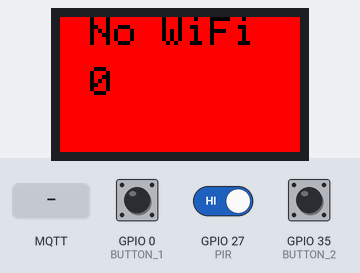
A sketch run on a simulated ESP32. Shown: 240×135 colour display. Wiring (inferred from the names in the program): BH1750 light sensor at I2C address 0x23. The inputs (shaded band) are chosen by the test bench; at power-on: GPIO 0 (BUTTON_1) HIGH, GPIO 27 (PIR) HIGH, GPIO 35 (BUTTON_2) HIGH. WiFi joins after 1.5 s; servers stay silent unless stated; no MQTT or app messages arrive unless stated; what the sketch prints to the serial monitor is not drawn.

Above: at 3.1 s.
3.2 s: MQTT message "BEAR-2.4" arrives on the first subscribed topic
15.6 s: MQTT message "print" arrives on the first subscribed topic
At 21.7 s:
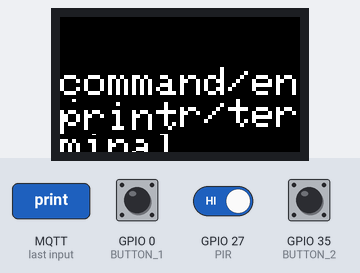
22.0 s: MQTT message "motion" arrives on the second subscribed topic
At 24.5 s:
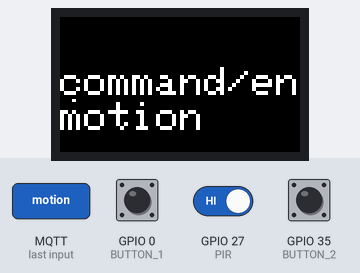
28.4 s: MQTT message "light" arrives on the second subscribed topic
At 30.8 s:
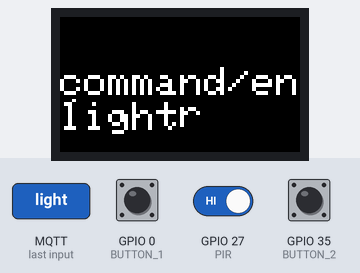
35.7 s: MQTT message "shade" arrives on the second subscribed topic
At 36.9 s:
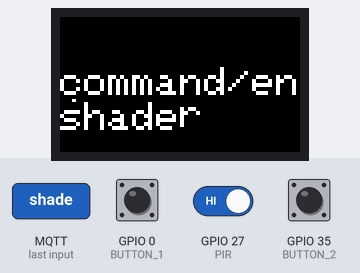
45.4 s: MQTT message "motion_threshold" arrives on the second subscribed topic
At 46.3 s:
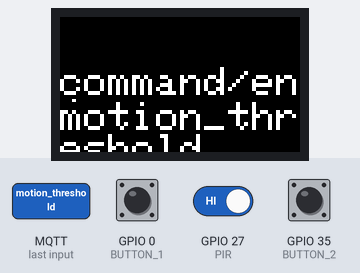
Timing chart, 0 to 48.4 s (numbered marks = the images above; inputs shaded):
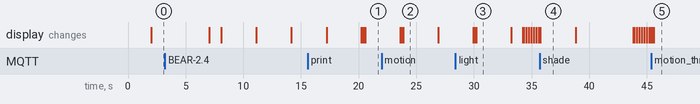

The sketch:

Enforcer_LUX.ino
```cpp
//  Arduino Light & Beam Motion Sensors
//  Seco-Larm E-931-S35RRQ Enforcer Indoor/Outdoor Wall Mounted Photoelectric Beam Sensor with 35 Foot Range
//  Sam Portillo

//  PIR & Light Sensor
//  Features:
//    Terminal & MQTT
//  05/01/2021
//  05/26/2021  - TTGO T-Display
//  Board → TTGO T1 → ic2 does not work.
//  Board → ESP32 Arduino  → TTGO LoRa32-OLED V1
//                          → M5Stack-Core-ESP32
//#include <Arduino.h>
#include <WiFi.h>
#include <PubSubClient.h>
#include <Wire.h>
#define BH1750a 0x23

bool is_espTTGO = true;

// Replace the next variables with your SSID/Password combination
//const char* ssid = "BEAR-2.4";
//const char* password = "3393bear";
//const char* mqtt_server   = "10.1.10.183";

//const char* ssid          = "X50";
//const char* password      = "996summerfun";
const char* ssid          = "Victorious";
const char* password      = "2019summerfun";
const char* mqtt_server   = "10.0.0.12";


//  TTGO
//  Vertical Bottom is 100
#include "Terminal_TTGO.h"
Terminal_TTGO t( mqtt_server );
int BUTTON_1 = 0;
int BUTTON_2 = 35;
//int PIR = 12;   // TTGO T-Display Works
int PIR = 27;   // TTGO T-Display Works
int fontsize = 1;     //  ttgo

//  M5Stack
//#include "Terminal_M5_Stack.h"
//Terminal_M5_Stack t( mqtt_server );    // M5 Stack
//int PIR = 2;      // BEAR M5Stack
//int fontsize = 4;


//    Enforcer
const char* client_name           = "sensors_TTGO_Enforcer";
//const char* client_name           = "Office_sensors_M5Stack";
const char* publish_topic         = "enforcer";
const char* publish_topic_lux     = "enforcer/lux";

const char* subscription_terminal = "command/enforcer/terminal";
const char* subscription_sensor   = "command/enforcer";


//    SHOP
//const char* client_name           = "Shop";
//const char* publish_topic         = "shop";
//const char* subscription_terminal = "command/shop/terminal";
//const char* subscription_sensor   = "command/shop";

WiFiClient espClient;
PubSubClient client(espClient);

String s;
String mv = "motion=";
String lv = "lux=";
uint16_t lux;
uint16_t llux = 0;
int shade = 20;
bool motion;
unsigned long start_time = 0;
unsigned long last_time = 0;
int motion_count = 0;
//unsigned long previousMillis = 0;
unsigned long interval = 5000;      //  Allowed time to pass with no motion.
int motion_threshold = 1;

void setup_WiFi()
{
  t.fill_screen( TFT_RED );
  t.TFT_setTextColor( TFT_BLACK, TFT_RED );
  t.lcd_display( 30, 0, fontsize, 0, "No WiFi" );
  Serial.println();
  Serial.print("Connecting to ");
  Serial.println(ssid);

  int c = 0;
  while ( WiFi.status() != WL_CONNECTED )
  {
    t.lcd_display( 30, 50, fontsize, 0, String( c++ ) );
    WiFi.begin(ssid, password);         //  07/08/2021  WiFi crashed, may have been stuck in a loop.
    delay( 5000 );                      //  2000 is not enough but 3000 is.
    Serial.print(".");
  }

  if ( WiFi.status() == WL_CONNECTED )
  {
    Serial.println("");
    Serial.println("WiFi connected");
    Serial.println("IP address: ");
    Serial.println(WiFi.localIP());
    IPAddress broadCast = WiFi.localIP();
    Serial.println( broadCast );

    t.TFT_setTextColor( TFT_WHITE, TFT_BLACK );
    t.fill_screen( TFT_GREEN );
    t.lcd_display( 60, 0, fontsize, 1000, "WiFi" );
    t.lcd_display( 0, 50, fontsize, 3000, IpAddress2String( broadCast ) );
  }
}


String IpAddress2String(const IPAddress& ipAddress)
{
  return String(ipAddress[0]) + String(".") +\
  String(ipAddress[1]) + String(".") +\
  String(ipAddress[2]) + String(".") +\
  String(ipAddress[3])  ;
}

void publish_message( const char* topic, String s )
{
  char message[ 50 ];
  //  s.toCharArray(message, s.length() );
  t.string_to_charArray( s, message );
  client.publish( topic, message );
}

void callback(char* topicc, byte* message_b, unsigned int length)
{
  String topic = String( topicc );
  Serial.print("Message arrived on topic: ");
  Serial.println(topic);
  Serial.print("Message: ");
  String message;

  for (int i = 0; i < length; i++)
  {
    Serial.print((char)message_b[i]);
    message += (char)message_b[i];
  }
  Serial.println();
  Serial.print( message );

  t.fill_screen( TFT_BLACK );
  t.lcd_display( 0, 50, 1, 0, topic );
  t.lcd_display( 0, 85, 1, 3000, message );
  t.fill_screen( TFT_BLACK );

  if ( topic.equals( subscription_terminal ) )
  {
      t.command( topic, message );
  }

  if ( topic.equals( subscription_sensor ) )
  {
        String c  = t.getNext( message, '=' );

        if ( c.equals("motion") )
        {
            String p = mv + motion;
            Serial.println( p );
            publish_message( publish_topic, p );
            t.lcd_display( 10, 80, fontsize, 3000, p );
        }

        if ( c.equals("light") )
        {
            String p = lv + lux;
            Serial.println( p );
            publish_message( publish_topic, p );
            t.lcd_display( 10, 80, fontsize, 1000, p );
        }

        if ( c.equals("shade") )
        {
            shade = message.toInt();
            //            shade = s.substring(6, s.length() ).toInt();
            String shv = "shade=" + String( shade );
            //            String shv = "set shade=";    // Works
            Serial.println( shv );
            t.lcd_display( 1, 80, fontsize, 5000, shv );
            publish_message( publish_topic, shv );
        }


        if ( c.equals("motion_threshold") )
        {
            motion_threshold = message.toInt();
            String mt = "mt=" + String( motion_threshold );
            String p = "motion_threshold=" + String( motion_threshold );
            Serial.println( mt );
            t.lcd_display( 1, 80, fontsize, 5000, mt );
            publish_message( publish_topic, p );
        }
  }

}

void setup_sensors()
{
  Wire.begin();
  Wire.setClock( 400000L );
  Wire.beginTransmission( BH1750a );
  Wire.write( 0x10 );
  Wire.endTransmission();
  delay( 1800 );

  pinMode(PIR, INPUT_PULLUP);       // Enforcer works beautifully with a INPUT_PULLUP
  if ( is_espTTGO )
  {
      pinMode(BUTTON_1, INPUT);
      pinMode(BUTTON_2, INPUT);
  }
}

uint16_t luminosite(){
  uint16_t lux;
  Wire.requestFrom( BH1750a, 2 );
  while( Wire.available() )
  {
    lux = Wire.read();
    lux<<=8;
    lux = lux + Wire.read();
  }

  Wire.endTransmission();
  lux = lux / 1.2;
  return lux;
}

void setup()
{
  if ( is_espTTGO )
  {
      Serial.begin( 115200 );         // Need to comment out for M5Stack !!!!!!!!!!!!!!!!!!!!!!!!!!!!!!!!!!!!!!!!!!!!!!!!!!!!!!!!!
      Serial.println("Starting...");
  }
  client.setServer(mqtt_server, 1883);
  client.setCallback(callback);
  setup_sensors();
  Serial.println("end setup");
}


void reconnect()
{
    Serial.print("Attempting MQTT connection...");
    if (client.connect( client_name ))
    {
      Serial.println("connected");
      client.subscribe( subscription_terminal );
      client.subscribe( subscription_sensor );
    } else
    {
      Serial.print("failed, rc=");
      Serial.print(client.state());
      Serial.println(" try again in 5 seconds");
      delay(5000);
    }

    if (!client.connected())
    {
        t.fill_screen( TFT_RED );
        t.TFT_setTextColor( TFT_BLACK, TFT_RED );
        t.lcd_display( 30, 0, fontsize, 0, "No MQTT" );

        checkConnections();
    }

      t.TFT_setTextColor( TFT_WHITE, TFT_BLACK );
      t.lcd_display( 0, 100, fontsize, 3000, "MQTT" );
      t.lcd_display( 0, 100, fontsize, 3000, "Connection" );
      t.fill_screen( TFT_BLACK );
}


void checkConnections()
{
  if ( WiFi.status() != WL_CONNECTED )
  {
    setup_WiFi();
  }

  if ( !client.connected() )
  {
    reconnect();
  }
  client.loop();
}


void loop()
{
  checkConnections();
  t.checkFlash();
  read_sensors();

  if ( motion_count > 0 )
  {
    int lapse = millis() - last_time;
    if ( lapse > interval )
    {
      motion_count = 0;
      t.fill_screen( TFT_BLACK );
    }
  }

  delay( 100 );
}

void read_sensors()
{
  //  Serial.println("read_sensors");

  if ( is_espTTGO )
  {
      if ( ! digitalRead( BUTTON_1 ) )
      {
        interval -= 1000;
        t.lcd_display( 10, 60, fontsize, 1000, String( interval ) );
        t.fill_screen( TFT_BLACK );
      }

      if ( ! digitalRead( BUTTON_2 ) )
      {
        interval += 1000;
        t.lcd_display( 10, 60, fontsize, 1000, String( interval ) );
        t.fill_screen( TFT_BLACK );
      }
  }

  motion = digitalRead( PIR );
  Serial.println( motion );
  if( motion )
  {
    if ( motion_count == 0 )
    {
        start_time = millis();
        t.fill_screen( TFT_BLACK );
    }
    last_time = millis();
    t.lcd_display( 10, 30, fontsize, 100, String( last_time ) );
    motion_count++;

    String mt = "Motion=" + String( motion_count );
    t.lcd_display( 10, 60, fontsize, 0, mt );

    if ( motion_count >= motion_threshold )
    {
        publish_message( publish_topic, String( motion_count ) );
    }
  }

  //  if ( motion_count == 0 )
  if ( motion_count == -1 )
  {
      lux = luminosite();
      //      int d = abs( lux - llux );
      //      int dd = 2 * d;
      //      double per = d / lux;
      String p = lv + lux;
      if ( lux > 2 * llux || lux < llux / 2)
      {
          llux = lux;
          //          Serial.println( p );
          publish_message( publish_topic_lux, String( lux ) );
      }
      t.lcd_display( 1, 80, fontsize, 0, "            " );
      t.lcd_display( 1, 80, fontsize, 0, p );
  }
}
```

Terminal_TTGO.h
```cpp
//  Arduino MQTT Terminal class
//  Sam Portillo
//  05/01/2021

//References:
//https://www.youtube.com/watch?v=UE1mtlsxfKM


//#include "Free_Fonts.h" // Include the header file attached to this sketch
#include <TFT_eSPI.h> // Graphics and font library for ST7735 driver chip
#include <SPI.h>

TFT_eSPI tft = TFT_eSPI();  // Tools  → Manage Libraries  → Search TFT_eSPI   by Bodmer
//, pins defined in User_Setup.h

#define TFT_GREY 0x5AEB // New colour

//Odd font sizes do not work.
//Works up to size 4.
//print=20,40,4,0,Sammy
//print=100,200,1,0,Sammy     // Max
//print=0,80,2,0,door/1/1


class Terminal_TTGO
{
  public:
    // Add your MQTT Broker IP address, example:
    //    const char* mqtt_server;      // Not used
    String s;
    bool flash        = false;
    int flash_color1  = 1600;
    int flash_color2  = 31;
    bool flash_on     = false;
    bool lcd          = true;
    int x = 20;
    int y = 150;
    int font_size = 4;
    String publish_string;

    Terminal_TTGO( const char * c )
    {
      //        mqtt_server = c;
      tft.init();
      tft.setRotation(1);
      tft.fillScreen(TFT_GREY);

      // Set "cursor" at top left corner of display (0,0) and select font 2
      // (cursor will move to next line automatically during printing with 'tft.println'
      //  or stay on the line is there is room for the text with tft.print)
      tft.setCursor(0, 0);
      // Set the font colour to be white with a black background, set text size multiplier to 1
      tft.setTextColor(TFT_WHITE,TFT_BLACK);
      tft.setTextSize( font_size );
    }

    void command( String topic, String s )
    {
        String c  = getNext( s, '=' );
        if ( c.equals("print") )
        {
          int x = getNext( s, ',' ).toInt();
          int y = getNext( s, ',' ).toInt();
          int fontsize = getNext( s, ',' ).toInt();
          int d = getNext( s, ',' ).toInt();
          s = getNext( s, ',' );
          lcd_display( x, y, fontsize, d, s );
        }

        if ( c.equals("clear") )
        {
          flash = false;
          //      M5.Lcd.clear();
          tft.setTextColor( TFT_WHITE, TFT_BLACK );
          tft.fillScreen( TFT_BLACK );
        }


        if ( c.equals("flash") )
        {
          flash_color1 = getNext( s, ',' ).toInt();
          flash_color2 = s.toInt();
          Serial.println( flash_color1 );
          Serial.println( flash_color2 );
          flash = true;
        }
    }

    void checkFlash()
    {
     if ( flash )
     {
      if ( flash_on )
        {
          flash_on = false;
          tft.fillScreen( flash_color1 );
          Serial.println( flash_color1 );
        }
      else
      {
        flash_on = true;
        tft.fillScreen( flash_color2 );
        Serial.println( flash_color2 );
      }
      delay( 1000 );
     }
    }

  void lcd_display(int x2, int y2, int font_size2, int d2, String s2)
  {
    if (lcd)
    {
        //      M5.Lcd.setCursor( x2, y2 );
        //      M5.Lcd.setTextSize( font_size2 );
        //      M5.Lcd.println( s2 );
        //        tft.setFreeFont(TT1);     // Select the orginal small TomThumb font
        tft.setCursor( x2, y2, font_size2 );
        tft.println( s2 );
    }
    else
      Serial.println(s2);

    delay(d2);
  }

  String getNext( String &s, char d )
  {
    int i   = s.indexOf( d );
    String x  = s.substring( 0, i );
    Serial.println( "x=" + x );
    Serial.println( s );
    s = s.substring( i + 1, s.length() );
    return x;
  }


  void fill_screen(int color)
  {
      tft.fillScreen( color );
  }

  void TFT_setTextColor( int font_color, int back_font_color )
  {
    tft.setTextColor( font_color, back_font_color );
  }

//  void stdString_to_charArray(std::string s, char* c)
//  {
//      //    char c[50];
//      int i = 0;
//      for (; i < s.length(); i++)
//      {
//          c[i] = s.at(i);
//      }
//      c[i] = '\0';
//      Serial.print("c=");
//      Serial.println( c );
//  }

  void string_to_charArray( String s, char* c )
  {
      int i = 0;
      for (; i < s.length(); i++)
      {
          c[i] = s.charAt(i);
      }
      c[i] = '\0';
  }

};


// Default color definitions
//#define TFT_BLACK       0x0000      /*   0,   0,   0 */         0
//#define TFT_NAVY        0x000F      /*   0,   0, 128 */         15
//#define TFT_DARKGREEN   0x03E0      /*   0, 128,   0 */
//#define TFT_DARKCYAN    0x03EF      /*   0, 128, 128 */
//#define TFT_MAROON      0x7800      /* 128,   0,   0 */
//#define TFT_PURPLE      0x780F      /* 128,   0, 128 */
//#define TFT_OLIVE       0x7BE0      /* 128, 128,   0 */
//#define TFT_LIGHTGREY   0xD69A      /* 211, 211, 211 */
//#define TFT_DARKGREY    0x7BEF      /* 128, 128, 128 */
//#define TFT_BLUE        0x001F      /*   0,   0, 255 */
//#define TFT_GREEN       0x07E0      /*   0, 255,   0 */
//#define TFT_CYAN        0x07FF      /*   0, 255, 255 */
//#define TFT_RED         0xF800      /* 255,   0,   0 */         63488
//#define TFT_MAGENTA     0xF81F      /* 255,   0, 255 */
//#define TFT_YELLOW      0xFFE0      /* 255, 255,   0 */
//#define TFT_WHITE       0xFFFF      /* 255, 255, 255 */         65535
//#define TFT_ORANGE      0xFDA0      /* 255, 180,   0 */
//#define TFT_GREENYELLOW 0xB7E0      /* 180, 255,   0 */
//#define TFT_PINK        0xFE19      /* 255, 192, 203 */ //Lighter pink, was 0xFC9F      65049
//#define TFT_BROWN       0x9A60      /* 150,  75,   0 */
//#define TFT_GOLD        0xFEA0      /* 255, 215,   0 */
//#define TFT_SILVER      0xC618      /* 192, 192, 192 */
//#define TFT_SKYBLUE     0x867D      /* 135, 206, 235 */         34429
//#define TFT_VIOLET      0x915C      /* 180,  46, 226 */
```

Measured:
- after the input at 15.6 s, the display: first differs from a run without the input after 5.0 s (image 1)
- after the input at 22.0 s, the display: first differs from a run without the input after 1.9 s (image 2)
- after the input at 28.4 s, the display: first differs from a run without the input after 1.8 s (image 3)
- after the input at 35.7 s, the display: changes after 0.08 s (image 4)
- after the input at 45.4 s, the display: first differs from a run without the input after 0.20 s (image 5)
- what the display in image 2 shows lasts 3.0 s, from 23.9 s to 26.9 s
